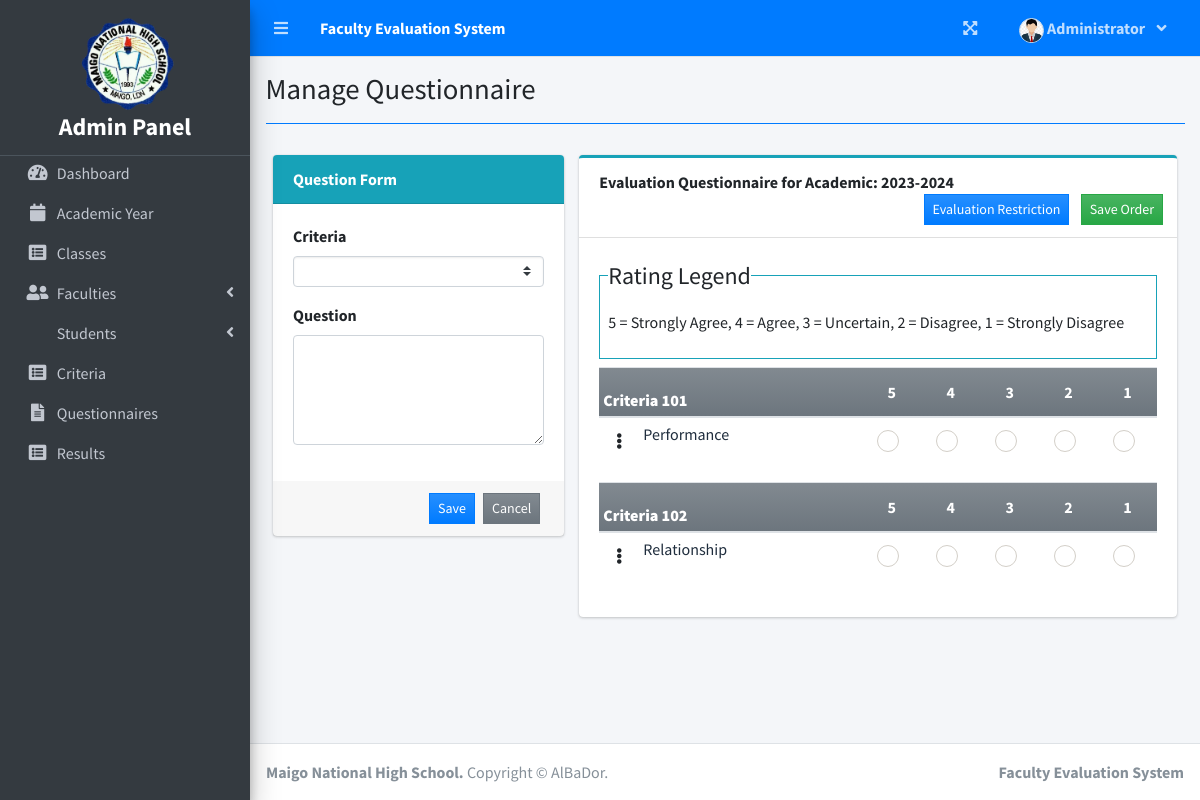
Page /index.php?page=manage_questionnaire&id=6 (signed in) on the earlier database version.
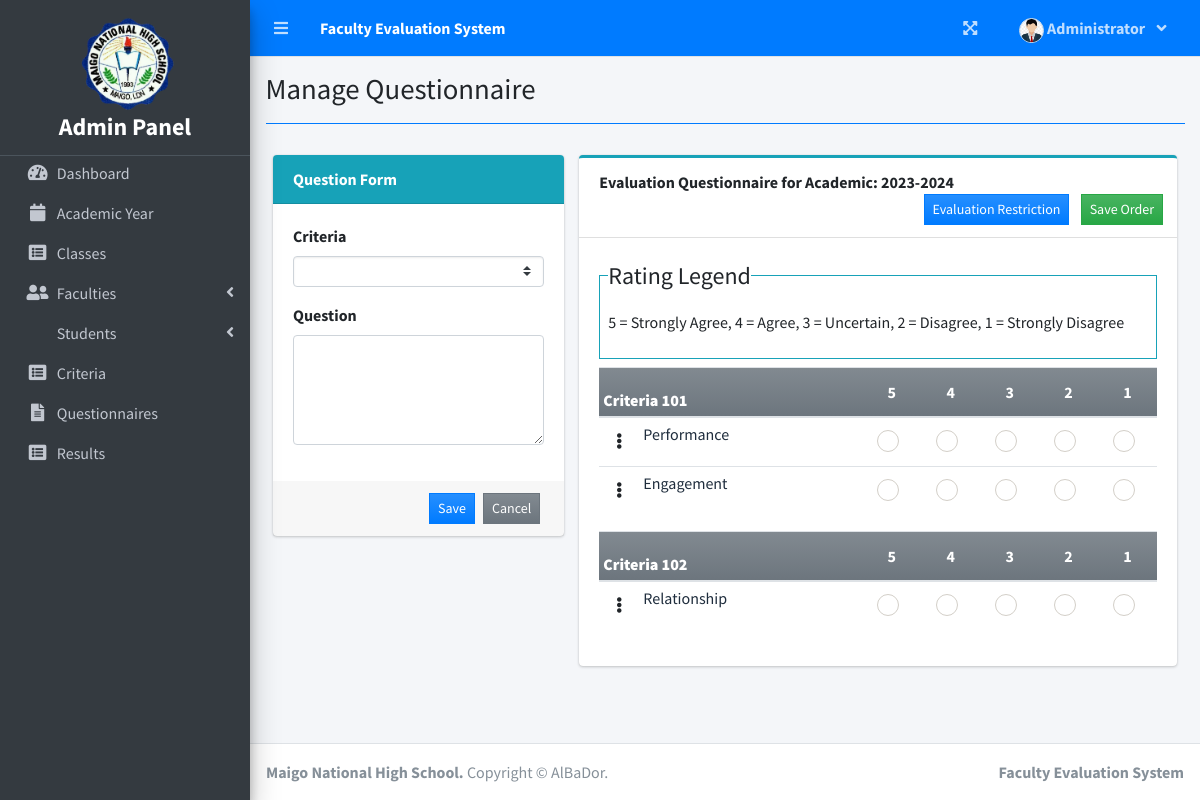
Same page on the later database version.
### tables this page shows
CREATE TABLE `criteria_list` (
  `id` int(30) NOT NULL,
  `criteria` text NOT NULL,
  `order_by` int(30) NOT NULL
);

CREATE TABLE `question_list` (
  `id` int(30) NOT NULL,
  `academic_id` int(30) NOT NULL,
  `question` text NOT NULL,
  `order_by` int(30) NOT NULL,
  `criteria_id` int(30) NOT NULL
);

### admin/manage_questionnaire.php (the view, shortened to what this page needs)
<?php
include 'db_connect.php';
?>
<div class="container-fluid">
	<div class="row">
		<div class="col-md-4">
			<div class="card card-info card-primary">
				<div class="card-header">
					<b>Question Form</b>
				</div>
				<div class="card-body">
					<form action="" id="manage-question">
						<div class="form-group">
							<label for="">Criteria</label>
							<select name="criteria_id" id="criteria_id" class="custom-select custom-select-sm select2">
								<option value=""></option>
							<?php
								$criteria = $conn->query("SELECT * FROM criteria_list order by abs(order_by) asc ");
								while($row = $criteria->fetch_assoc()):
							?>
							<option value="<?php echo $row['id'] ?>"><?php echo $row['criteria'] ?></option>
							<?php endwhile; ?>
							</select>
						</div>
						<div class="form-group">
							<label for="">Question</label>
							<textarea name="question" id="question" cols="30" rows="4" class="form-control" required=""><?php echo isset($question) ? $question : '' ?></textarea>
						</div>
					</form>
				</div>
				<div class="card-footer">
					<div class="d-flex justify-content-end w-100">
						<button class="btn btn-sm btn-primary btn-flat bg-gradient-primary mx-1" form="manage-question">Save</button>
						<button class="btn btn-sm btn-flat btn-secondary bg-gradient-secondary mx-1" form="manage-question" type="reset">Cancel</button>
					</div>
				</div>
			</div>
		</div>
		<div class="col-md-8">
			<div class="card card-outline card-info">
				<div class="card-header">
					<b>Evaluation Questionnaire for Academic: <?php echo $year ?> </b>
					<div class="card-tools">
						<button class="btn btn-sm btn-flat btn-primary bg-gradient-primary mx-1" id="eval_restrict" type="button">Evaluation Restriction</button>
						<button class="btn btn-sm btn-flat btn-success bg-gradient-success mx-1" form="order-question">Save Order</button>
					</div>
				</div>
				<div class="card-body">
					<fieldset class="border border-info p-2 w-100">
					   <legend  class="w-auto">Rating Legend</legend>
					   <p>5 = Strongly Agree, 4 = Agree, 3 = Uncertain, 2 = Disagree, 1 = Strongly Disagree</p>
					</fieldset>
					<form id="order-question">
					<?php
						$criteria = $conn->query("SELECT * FROM criteria_list order by abs(order_by) asc ");
						while($crow = $criteria->fetch_assoc()):
					?>
					<table class="table table-condensed">
						<thead>
							<tr class="bg-gradient-secondary">
								<th colspan="2" class=" p-1"><b><?php echo $crow['criteria'] ?></b></th>
								<th class="text-center">5</th>
								<th class="text-center">4</th>
								<th class="text-center">3</th>
								<th class="text-center">2</th>
								<th class="text-center">1</th>
							</tr>
						</thead>
						<tbody class="tr-sortable">
							<?php
							$questions = $conn->query("SELECT * FROM question_list where criteria_id = {$crow['id']} and academic_id = $id order by abs(order_by) asc ");
							while($row=$questions->fetch_assoc()):
							?>
							<tr class="bg-white">
								<td class="p-1 text-center" width="5px">
									<span class="btn-group dropright">
									  <span type="button" class="btn" data-toggle="dropdown" aria-haspopup="true" aria-expanded="false">
									   <i class="fa fa-ellipsis-v"></i>
									  </span>
									</span>
								</td>
								<td class="p-1" width="40%">
									<?php echo $row['question'] ?>
								</td>
								<?php for($c=0;$c<5;$c++): ?>
								<td class="text-center">
									<div class="icheck-success d-inline">
				                        <label for="qradio<?php echo $row['id'].'_'.$c ?>">
				                        </label>
			                      </div>
								</td>
								<?php endfor; ?>
							</tr>
							<?php endwhile; ?>
						</tbody>
					</table>
					<?php endwhile; ?>
					</form>
				</div>
			</div>
		</div>
	</div>
</div>

Differences in the rows shown:
added question_list: question "Engagement", shown under criteria_list "Criteria 101"
